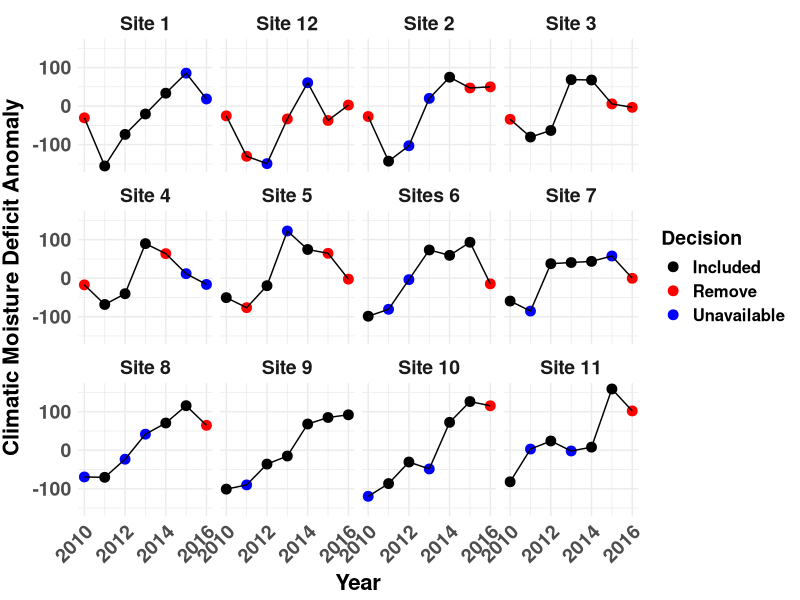
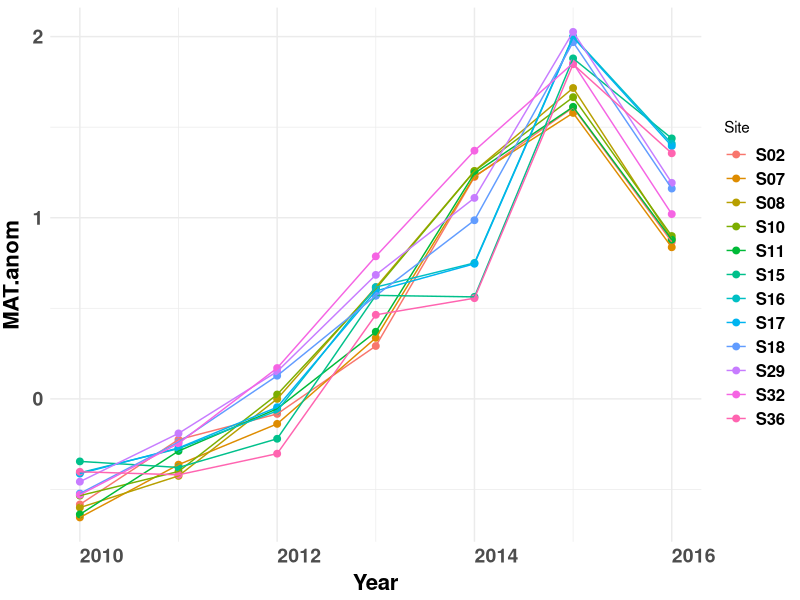
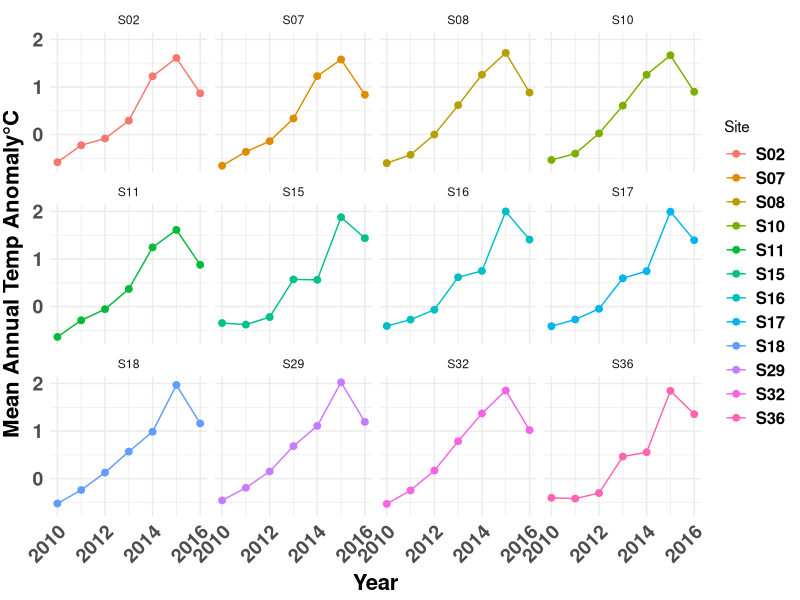
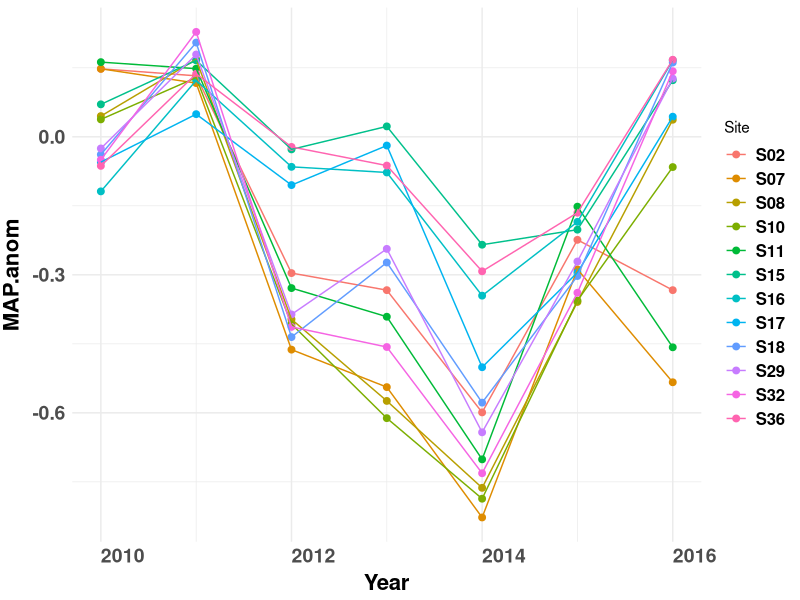
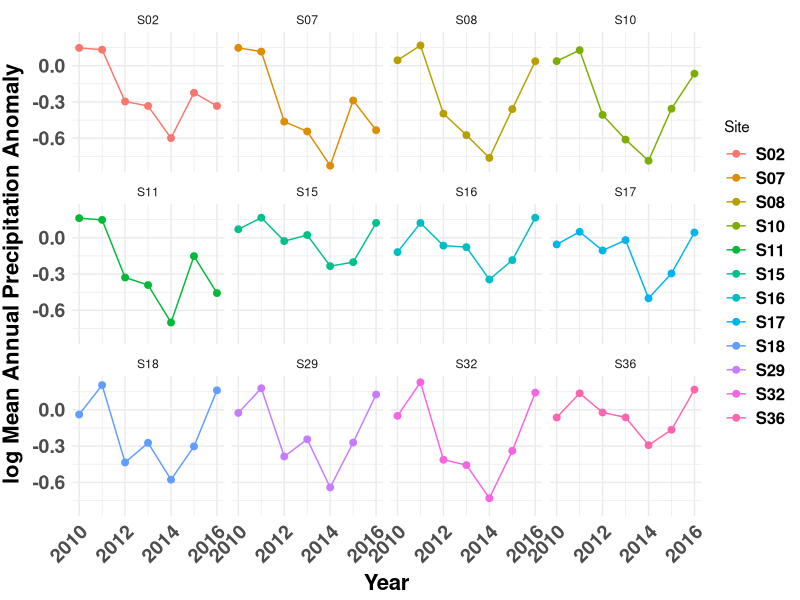

The R source for these figures, in order: (Note: this script raises an error after producing the figures.)
#################
# CMDA, MATA, MAPA versus Year per site
#################
library(tidyverse)

wna_anom <- read.csv("Data/wna_graph.csv", header=T) #Imports climate dataset by site/year
wna_anom<-wna_anom %>% mutate(Site.Lat=paste(Latitude, Site, sep="_"))
wna_anom

Site_Labs<-c("32.89928_S02"="Site 1", "34.28425_S07"="Site 2", "36.69096_S08"="Site 4", "36.20081_S10"="Site 3", 
             "34.07808_S11"="Site 12", "43.37876_S15"="Site 11", "41.80979_S16"="Site 9", "41.66546_S17"="Site 8",
             "39.74298_S18"="Site 7", "39.39442_S29"="Sites 6", "37.539_S32"="Site 5",   "42.27411_S36"="Site 10")
#CMDA versus Year
weath.year <- ggplot(wna_anom, aes(Year,CMD.anom))+
  geom_point(size=3, aes(colour=Decision))+
  geom_line()+
  theme_minimal()
#All in one Graph
weath.year <- weath.year + facet_wrap( ~ Site.Lat, ncol=4, labeller=labeller(Site.Lat=Site_Labs))+
  scale_color_manual(values= c("Included"="black", "Remove"="red", "Unavailable"="blue"))
weath.year + theme(legend.text = element_text(size = 12, face = "bold"),
                   legend.title = element_text(size=14, face="bold"),
                     axis.text.x = element_text(size=14, face="bold", angle=45,hjust=1),
                     axis.text.y = element_text(size=14,face="bold"),
                     axis.title.x = element_text(color="black", size=16, vjust = 0.5, face="bold"),
                     axis.title.y = element_text(color="black", size=16,vjust = 2, face="bold"),
                   strip.text = element_text(size = 14, face="bold")) +
  scale_x_continuous(name="Year") +
  scale_y_continuous(name="Climatic Moisture Deficit Anomaly")















#MATA versus Year
weath.year <- ggplot(wna_anom, aes(Year,MAT.anom,color=Site))+
  geom_point(size=2)+
  geom_line()+
  theme_minimal()
#All in one Graph
weath.year + theme(legend.text = element_text(size = 12, face = "bold"), 
                   axis.text.x = element_text(size=14, face="bold", angle=0,hjust=0),
                   axis.text.y = element_text(size=14,face="bold"),
                   axis.title.x = element_text(color="black", size=16, vjust = 0.5, face="bold"),
                   axis.title.y = element_text(color="black", size=16,vjust = 2, face="bold")) 
weath.year.f <- weath.year + facet_wrap( ~ Site, ncol=4)
weath.year.f + theme(legend.text = element_text(size = 12, face = "bold"),
                     axis.text.x = element_text(size=14, face="bold", angle=45,hjust=1),
                     axis.text.y = element_text(size=14,face="bold"),
                     axis.title.x = element_text(color="black", size=16, vjust = 0.5, face="bold"),
                     axis.title.y = element_text(color="black", size=16,vjust = 2, face="bold")) +
  scale_x_continuous(name="Year") +
  scale_y_continuous(name="Mean Annual Temp Anomaly°C")

#MAPA versus Year
weath.year <- ggplot(wna_anom, aes(Year,MAP.anom,color=Site))+
  geom_point(size=2)+
  geom_line()+
  theme_minimal()
#All in one Graph
weath.year + theme(legend.text = element_text(size = 12, face = "bold"), 
                   axis.text.x = element_text(size=14, face="bold", angle=0,hjust=0),
                   axis.text.y = element_text(size=14,face="bold"),
                   axis.title.x = element_text(color="black", size=16, vjust = 0.5, face="bold"),
                   axis.title.y = element_text(color="black", size=16,vjust = 2, face="bold")) 
weath.year.f <- weath.year + facet_wrap( ~ Site, ncol=4)
weath.year.f + theme(legend.text = element_text(size = 12, face = "bold"),
                     axis.text.x = element_text(size=14, face="bold", angle=45,hjust=1),
                     axis.text.y = element_text(size=14,face="bold"),
                     axis.title.x = element_text(color="black", size=16, vjust = 0.5, face="bold"),
                     axis.title.y = element_text(color="black", size=16,vjust = 2, face="bold")) +
  scale_x_continuous(name="Year") +
  scale_y_continuous(name="log Mean Annual Precipitation Anomaly")


####### Correlations between climate and climate anomaly for CMD, MAP & MAT
# are historical climate and anomalies correlated?
y3.clim.amom.cor <- y3 %>% select(CMD.clim.s, MAT.clim.s, MAP.clim.s, CMD.anom.s, MAT.anom.s, MAP.anom.s) #Generate list; remember that MAP.s are on log scale
y3.clim.amom.cor.m<-as.matrix(y3.clim.amom.cor) # make into a matrix
rcorr(y3.clim.amom.cor.m) # get all correlation coeff






















